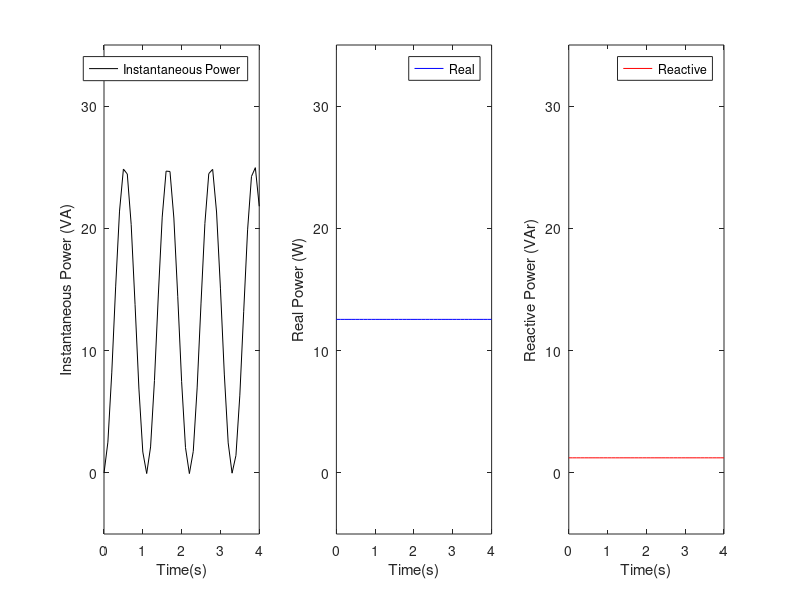

The MATLAB script that drew this image:
x1= (0:.1:4);

V=15.2
I=.83
theta1=5.6
thetav=.8

y1=V*I*cos(deg2rad(theta1))-V*I*cos(120*x1+deg2rad(-theta1+thetav));
y2=V*I*cos(deg2rad(theta1))+0*x1;
y3=V*I*sin(deg2rad(theta1))+0*x1;

subplot(1,3,1)
plot(x1,y1,'k')
legend('Instantaneous Power')
xlabel('Time(s)')
ylabel('Instantaneous Power (VA)')
ylim([-5 35])

subplot(1,3,2)
plot(x1,y2,'b')
legend('Real')
xlabel('Time(s)')
ylabel('Real Power (W)')
ylim([-5 35])

subplot(1,3,3)
plot(x1,y3,'r')
legend('Reactive')
xlabel('Time(s)')
ylabel('Reactive Power (VAr)')
ylim([-5 35])